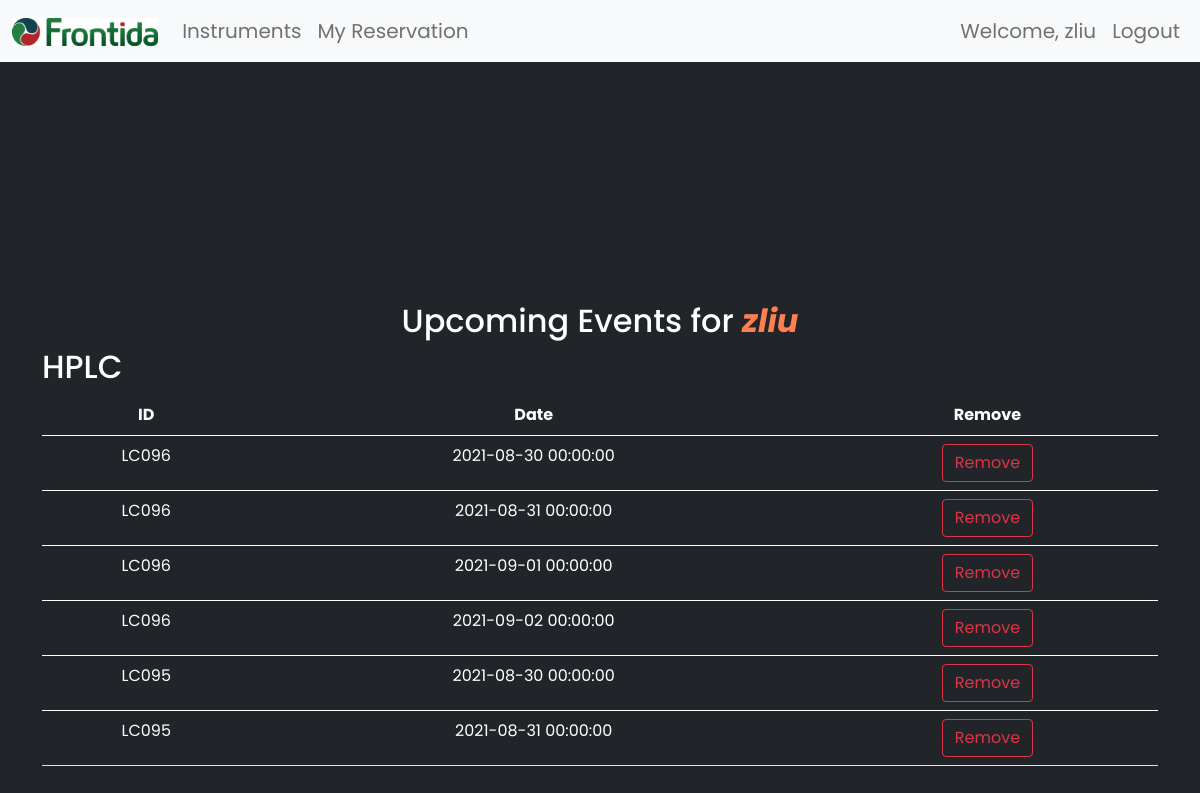
Screenshot of /my_reservation (signed in) with the database file from the repository.
### webapp/models.py (models this page shows, shortened)
class User(db.Model, UserMixin):
    id = db.Column(db.Integer(), primary_key=True)
    username = db.Column(db.String(length=30), nullable=False, unique=True)
    email_address = db.Column(db.String(length=50), nullable=False, unique=True)
    password_hash = db.Column(db.String(length=60), nullable=False)
    history = db.relationship("Record", backref="owned_user", lazy=True)
    @property
    def password(self):
        return self.password

class Record(db.Model):
    id = db.Column(db.Integer(), primary_key=True)
    start = db.Column(db.DateTime(timezone=True), nullable=True)
    ins_name = db.Column(db.String(length=1024), nullable=False, unique=False)
    note = db.Column(db.String(length=1024), nullable=True, unique=False)
    owner_user = db.Column(db.Integer(), db.ForeignKey("user.id"))

### webapp/routes.py (the view, shortened to what this page needs)
@app.route("/my_reservation", methods=["GET", "POST"])
@login_required
def my_reservation_page():
    form = RemoveRecordForm()
    if request.method == "GET":
        all_reservations = Record.query.filter_by(owner_user=current_user.id)
        d = date.today()
        today = datetime.combine(d, datetime.min.time())
        upcoming_reservations = []
        for reservation in all_reservations:
            if reservation.start >= today:
                upcoming_reservations.append(reservation)
        return render_template(
            "my_reservation.html",
            upcoming_reservations=upcoming_reservations,
            form=form,
        )

### webapp/form.py
class RemoveRecordForm(FlaskForm):
    record_id = IntegerField()
    submit = SubmitField(label="Remove")

### webapp/models.py (called while the page is built)
@login_manager.user_loader
def load_user(user_id):
    return User.query.get(int(user_id))

### webapp/templates/my_reservation.html (shortened to what this page needs)
{% extends 'base.html' %}
{% block content %}
<div class="container" style="margin-top: 20%;">
    <h2 class='text-center' style = "color:white">Upcoming Events for <span style='color: coral; font-weight: bold; font-style: italic;'>{{current_user.username}}</span></h2>
    <h2 class='mt-2' style = "color:white">HPLC</h2>
    <table class='table table-hover' style="color: white;">
        <thead>
            <tr>
            <th scope='col'>ID</th>
            <th scope='col'>Date</th>
            <th scope='col'>Remove</th>
            </tr>
        </thead>
    {% for record in upcoming_reservations %}
    <form method="POST">
        <tbody>
            <tr scope='row'>
            <td> {{ record.ins_name }} </td>
            <td> {{ record.start }} </td>
            <td>
                {{ form.submit(class="btn btn-outline-danger btn-block") }}
            </td>
            </tr>
        </tbody>
    </form>
    {% endfor %}
      </table>
</div>
{% endblock %}

### webapp/templates/base.html (shortened to what this page needs)
<!doctype html>
<html lang="en">
   <head>
      <link rel="stylesheet" href="{{ url_for('static', filename='css/bootstrap.min.css') }}">
   </head>
   <body>
        <nav class="navbar navbar-expand-lg navbar-light bg-light" style='font-size: 15pt'>
            <div class="container-fluid">
                <div class="collapse navbar-collapse" id="navbarSupportedContent">
                    <a class="navbar-brand mt-2 mt-lg-0" href="{{ url_for('home_page')}}">
                    <img
                        src="{{ url_for('static', filename='images/logo.jpg') }}"
                        height="28"
                        alt=""
                        loading="lazy"
                        style="padding-top: 0;"
                    />
                    </a>
                    <ul class="navbar-nav me-auto mb-2 mb-lg-0">
                        <li class="nav-item">
                            <a class="nav-link" href="{{ url_for('instruments_page') }}">Instruments</a>
                        </li>
                        <li class='nav-item'>
                            <a class="nav-link" href="{{ url_for('my_reservation_page') }}">My Reservation</a>
                        </li>
                    </ul>
                    {% if current_user.is_authenticated %}
                    <ul class="navbar-nav">
                        <li class="nav-item">
                            <a class="nav-link" style="color: lawngreen; font-weight: bold">
                            </a>
                        </li>
                        <li class="nav-item">
                            <a class="nav-link">Welcome, {{ current_user.username }}</a>
                        </li>
                        <li class="nav-item">
                            <a class="nav-link" href="{{ url_for('logout_page') }}">Logout</a>
                        </li>
                    </ul>
                  {% endif %}
                </div>
            </div>
        </nav>
    {% block content %}
    {% endblock %}
    </body>
   </html>

### webapp/templates/my_reservation.html (style rules this page uses)
.table td, tr { text-align: center; }

### webapp/templates/base.html (style rules this page uses)
:root { --primary-color: #007AF3; }
body { background-color: #212529; font-family: 'Poppins'; }

### rows the page displays
User: username "zliu"
Record: ins_name "LC096", start "2021-08-30 00:00:00"
Record: ins_name "LC096", start "2021-08-31 00:00:00"
Record: ins_name "LC096", start "2021-09-01 00:00:00"
Record: ins_name "LC096", start "2021-09-02 00:00:00"
Record: ins_name "LC095", start "2021-08-30 00:00:00"
Record: ins_name "LC095", start "2021-08-31 00:00:00"
